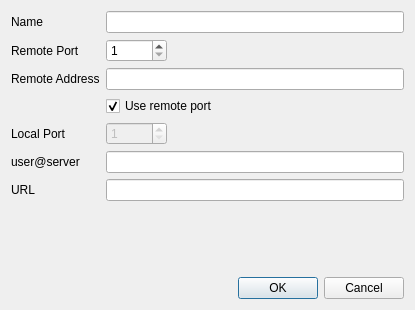
<?xml version="1.0" encoding="UTF-8"?>
<ui version="4.0">
 <class>dlgConnection</class>
 <widget class="QDialog" name="dlgConnection">
  <property name="geometry">
   <rect>
    <x>0</x>
    <y>0</y>
    <width>415</width>
    <height>310</height>
   </rect>
  </property>
  <property name="sizePolicy">
   <sizepolicy hsizetype="Preferred" vsizetype="Preferred">
    <horstretch>0</horstretch>
    <verstretch>0</verstretch>
   </sizepolicy>
  </property>
  <property name="windowTitle">
   <string>Dialog</string>
  </property>
  <layout class="QGridLayout" name="gridLayout">
   <item row="0" column="0">
    <layout class="QFormLayout" name="formLayout">
     <property name="sizeConstraint">
      <enum>QLayout::SizeConstraint::SetFixedSize</enum>
     </property>
     <property name="fieldGrowthPolicy">
      <enum>QFormLayout::FieldGrowthPolicy::ExpandingFieldsGrow</enum>
     </property>
     <property name="verticalSpacing">
      <number>6</number>
     </property>
     <item row="0" column="0">
      <widget class="QLabel" name="label">
       <property name="text">
        <string>Name</string>
       </property>
      </widget>
     </item>
     <item row="0" column="1">
      <widget class="QLineEdit" name="name"/>
     </item>
     <item row="1" column="0">
      <widget class="QLabel" name="label_2">
       <property name="text">
        <string>Remote Port</string>
       </property>
      </widget>
     </item>
     <item row="1" column="1">
      <widget class="QSpinBox" name="remotePort">
       <property name="minimum">
        <number>1</number>
       </property>
       <property name="maximum">
        <number>65535</number>
       </property>
      </widget>
     </item>
     <item row="4" column="0">
      <widget class="QLabel" name="label_3">
       <property name="text">
        <string>Local Port</string>
       </property>
      </widget>
     </item>
     <item row="4" column="1">
      <widget class="QSpinBox" name="localPort">
       <property name="enabled">
        <bool>false</bool>
       </property>
       <property name="minimum">
        <number>1</number>
       </property>
       <property name="maximum">
        <number>65535</number>
       </property>
      </widget>
     </item>
     <item row="2" column="0">
      <widget class="QLabel" name="label_4">
       <property name="text">
        <string>Remote Address</string>
       </property>
      </widget>
     </item>
     <item row="2" column="1">
      <widget class="QLineEdit" name="remoteAddress"/>
     </item>
     <item row="6" column="0">
      <widget class="QLabel" name="label_5">
       <property name="text">
        <string>user@server</string>
       </property>
      </widget>
     </item>
     <item row="6" column="1">
      <widget class="QLineEdit" name="server">
       <property name="toolTip">
        <string/>
       </property>
       <property name="toolTipDuration">
        <number>-1</number>
       </property>
      </widget>
     </item>
     <item row="3" column="1">
      <widget class="QCheckBox" name="chkUseLocalPort">
       <property name="text">
        <string>Use remote port</string>
       </property>
       <property name="checked">
        <bool>true</bool>
       </property>
      </widget>
     </item>
     <item row="7" column="1">
      <widget class="QLineEdit" name="url"/>
     </item>
     <item row="7" column="0">
      <widget class="QLabel" name="label_6">
       <property name="text">
        <string>URL</string>
       </property>
      </widget>
     </item>
    </layout>
   </item>
   <item row="1" column="0">
    <widget class="QDialogButtonBox" name="buttonBox">
     <property name="orientation">
      <enum>Qt::Orientation::Horizontal</enum>
     </property>
     <property name="standardButtons">
      <set>QDialogButtonBox::StandardButton::Cancel|QDialogButtonBox::StandardButton::Ok</set>
     </property>
    </widget>
   </item>
  </layout>
 </widget>
 <resources/>
 <connections>
  <connection>
   <sender>buttonBox</sender>
   <signal>accepted()</signal>
   <receiver>dlgConnection</receiver>
   <slot>accept()</slot>
   <hints>
    <hint type="sourcelabel">
     <x>248</x>
     <y>254</y>
    </hint>
    <hint type="destinationlabel">
     <x>157</x>
     <y>274</y>
    </hint>
   </hints>
  </connection>
  <connection>
   <sender>buttonBox</sender>
   <signal>rejected()</signal>
   <receiver>dlgConnection</receiver>
   <slot>reject()</slot>
   <hints>
    <hint type="sourcelabel">
     <x>316</x>
     <y>260</y>
    </hint>
    <hint type="destinationlabel">
     <x>286</x>
     <y>274</y>
    </hint>
   </hints>
  </connection>
 </connections>
</ui>
